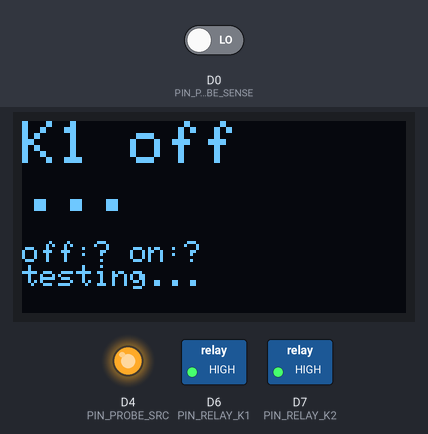
Recording of a sketch running on a simulated ESP8266 (NodeMCU). Shown: 128×64 one-colour display, switched loads named in the sketch (green lamp = pin HIGH), output pins drawn as LEDs (lit = HIGH). The test bench sets the inputs (shaded band); at power-on: D0 (PIN_PROBE_SENSE) LOW. What the sketch prints to the serial monitor is not drawn.

Above: at 0.4 s.
At 1.5 s:
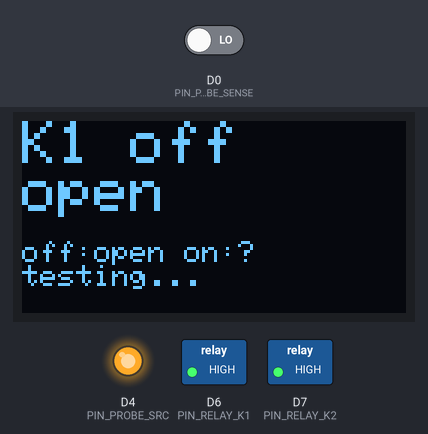
1.6 s: D0 (PIN_PROBE_SENSE) driven HIGH
At 8.1 s:
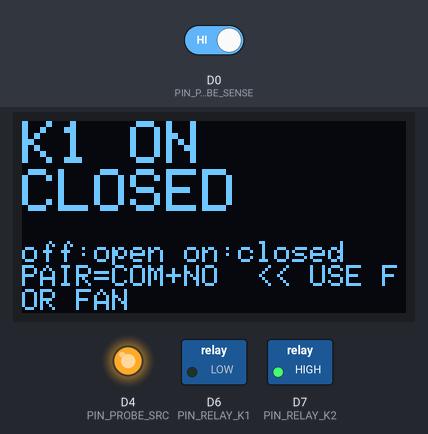
20.0 s: D0 (PIN_PROBE_SENSE) driven LOW
At 32.8 s:
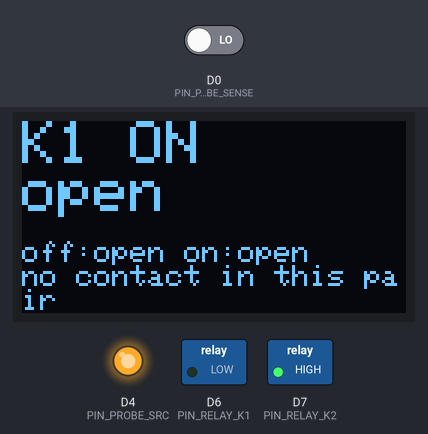
Timing chart, 0 to 44.2 s (numbered marks = the images above; inputs shaded):
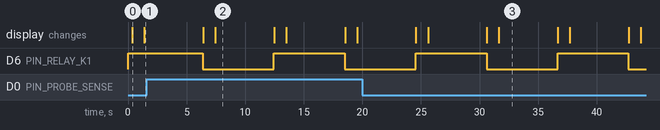

The sketch:

diag_v6.ino
```cpp
// diag_v6 - relay contact identification WITHOUT a multimeter.
// Two jumpers go from D4 and D0 to two of the K1 screw terminals. D4 drives
// 3.3 V; D0 listens through an internal pulldown. Closed contacts = D0 HIGH.
// K1 alternates 6 s de-energized / 6 s energized and the firmware reports
// whether the wired pair conducts in each state -> names the pair. Dry
// contacts, no 12 V anywhere, probe current is microamps.

#include <Wire.h>
#include <Adafruit_GFX.h>
#include <Adafruit_SSD1306.h>
#include "config.h"

#define RELAY_ON  (RELAY_ACTIVE_LOW ? LOW  : HIGH)
#define RELAY_OFF (RELAY_ACTIVE_LOW ? HIGH : LOW)

Adafruit_SSD1306 display(OLED_W, OLED_H, &Wire, OLED_RESET_PIN);
bool oledOk = false;
uint32_t cycle = 0;
int lastOff = -1, lastOn = -1;   // -1 unknown, 0 open, 1 closed

bool sampleClosed() {
  // majority of 50 reads over 500 ms, after the armature has settled
  delay(500);
  uint8_t hi = 0;
  for (uint8_t i = 0; i < 50; i++) { if (digitalRead(PIN_PROBE_SENSE)) hi++; delay(10); }
  return hi >= 25;
}

const char *verdict() {
  if (lastOff < 0 || lastOn < 0) return "testing...";
  if (!lastOff &&  lastOn) return "PAIR=COM+NO  << USE FOR FAN";
  if ( lastOff && !lastOn) return "PAIR=COM+NC  (wrong one)";
  if (!lastOff && !lastOn) return "no contact in this pair";
  return "ALWAYS closed - check wires";
}

void draw(const char *phase, int state) {
  if (!oledOk) return;
  display.clearDisplay();
  display.setTextColor(SSD1306_WHITE);
  display.setTextSize(2);
  display.setCursor(0, 0);
  display.printf("%s\n", phase);
  display.printf("%s\n", state < 0 ? "..." : (state ? "CLOSED" : "open"));
  display.setTextSize(1);
  display.setCursor(0, 40);
  display.printf("off:%s on:%s\n",
                 lastOff < 0 ? "?" : (lastOff ? "closed" : "open"),
                 lastOn  < 0 ? "?" : (lastOn  ? "closed" : "open"));
  display.println(verdict());
  display.display();
}

void setup() {
  digitalWrite(PIN_RELAY_K2, RELAY_OFF); pinMode(PIN_RELAY_K2, OUTPUT);
  digitalWrite(PIN_RELAY_K1, RELAY_OFF); pinMode(PIN_RELAY_K1, OUTPUT);
  digitalWrite(PIN_PROBE_SRC, HIGH);     pinMode(PIN_PROBE_SRC, OUTPUT);
  pinMode(PIN_PROBE_SENSE, INPUT_PULLDOWN_16);

  Serial.begin(SERIAL_BAUD);
  delay(300);
  Serial.println();
  Serial.println(F("=================================="));
  Serial.println(F("  microaqila diag_v6 (contact ID)"));
  Serial.println(F("=================================="));
  Serial.printf("Chip ID:      0x%08X\n", ESP.getChipId());
  Serial.printf("Probe: D4 drives 3.3V, D0 listens (pulldown). K2 stays OFF.\n");
  Serial.printf("K1 alternates %d ms OFF / %d ms ON.\n\n", PROBE_PHASE_MS, PROBE_PHASE_MS);
  Wire.begin(PIN_I2C_SDA, PIN_I2C_SCL);
  oledOk = display.begin(SSD1306_SWITCHCAPVCC, OLED_ADDR);
  Serial.printf("SSD1306 init: %s\n\n", oledOk ? "OK" : "FAILED");
}

void loop() {
  digitalWrite(PIN_RELAY_K1, RELAY_OFF);
  draw("K1 off", -1);
  lastOff = sampleClosed() ? 1 : 0;
  Serial.printf("[cyc %lu] K1 de-energized: pair %s\n",
                (unsigned long)cycle, lastOff ? "CLOSED" : "open");
  draw("K1 off", lastOff);
  delay(PROBE_PHASE_MS - 1000);

  digitalWrite(PIN_RELAY_K1, RELAY_ON);
  draw("K1 ON", -1);
  lastOn = sampleClosed() ? 1 : 0;
  Serial.printf("[cyc %lu] K1 energized:    pair %s   => %s\n\n",
                (unsigned long)cycle, lastOn ? "CLOSED" : "open", verdict());
  draw("K1 ON", lastOn);
  delay(PROBE_PHASE_MS - 1000);
  cycle++;
}
```

config.h
```cpp
#pragma once
// ================= microaqila board configuration (diag_v6) =================
// Board: NodeMCU ESP8266 (ESP-12F). Chip ID MEASURED 0x006BE263.
// "Dx" names are the board silkscreen labels; GPIO numbers in comments.

#define SERIAL_BAUD       115200

// --- I2C bus ---
#define PIN_I2C_SDA       D2    // GPIO4  -> OLED SDA
#define PIN_I2C_SCL       D1    // GPIO5  -> OLED SCL

// --- SSD1306 OLED ---
// [M] 2026-08-25: bus scan reports the module ACKing at 0x3C.
#define OLED_ADDR         0x3C
// [G] 0.96" JMD0.96D-1 modules are almost always 128x64. If the panel is
// really 128x32 the test screens will look squashed/doubled - verify by eye.
#define OLED_W            128
#define OLED_H            64
#define OLED_RESET_PIN    -1    // 4-pin module: no reset line

// --- Peripherals (planned; wired later, one at a time) ---
#define PIN_DHT           D5    // GPIO14 - DHT22 data
#define PIN_RELAY_HEATER  D6    // GPIO12 - relay IN1
#define PIN_RELAY_FAN     D7    // GPIO13 - relay IN2

// --- Diagnostic timing ---
#define DIAG_FRAME_MS     3000  // how long each test screen is held

// --- DHT22 (AM2302) ---
#define DHT_TYPE          DHT22  // we have DHT22, not the DHT11 in the proposal
#define DHT_READ_MS       2500   // datasheet minimum sampling interval is 2 s
#define DHT_RETRIES       3      // DHT22 NAKs occasionally; retry before failing

// --- 2ch relay module (SRD-05VDC-SL-C coils, PC817 optos) ---
// [M] 2026-08-25 close-up photos: J1 = RY-VCC | VCC | GND  (jumper shipped on
// RY-VCC+VCC), J2 = GND | IN1 | IN2 | VCC.
// Split-supply wiring: jumper REMOVED, J1 RY-VCC <- VU (5V coils),
// J1 GND <- G, J2 VCC <- 3V (opto side at 3.3V), J2 GND <- G,
// IN1 <- D6, IN2 <- D7.
#define PIN_RELAY_K1      D6    // GPIO12 -> J2 IN1 (heater channel, wired LAST)
#define PIN_RELAY_K2      D7    // GPIO13 -> J2 IN2 (fan channel)
// [M] LOW-trigger CONFIRMED 2026-08-26: LEDs dark through the boot settle
// window, no click at plug-in. Do not change.
#define RELAY_ACTIVE_LOW  1

// --- Terminal-identification phase length ---
#define PHASE_SECS        60    // K2 held steady this long per state

// --- Contact-continuity probe (diag_v6) ---
// The ESP checks the K2 screw contacts itself: D4 drives 3.3 V out, D0 has
// an internal pulldown and listens. If the wired screw pair is closed, D0
// reads HIGH. Both pins are otherwise free; current is microamps.
// D4=GPIO2 is a boot-strap pin but OUTPUT-HIGH after boot is its safe idle
// state; D0=GPIO16 has no strap role and supports INPUT_PULLDOWN_16.
#define PIN_PROBE_SRC     D4    // GPIO2  -> one K2 screw
#define PIN_PROBE_SENSE   D0    // GPIO16 -> another K2 screw
#define PROBE_PHASE_MS    6000  // K2 held off/on this long per phase
```

Measured:
- after the input at 1.6 s, the display: first differs from a run without the input after 5.8 s (image 2)
- after the input at 20.0 s, the display: first differs from a run without the input after 5.6 s (image 3 shows a later state)
- by itself, D6 (PIN_RELAY_K1): alternates HIGH for 6.1 s and LOW for 6.1 s
- what the display in image 0 shows lasts 1.0 s, from 0.4 s to 1.4 s
- what the display in image 2 shows lasts 5.1 s, from 7.4 s to 12.5 s
